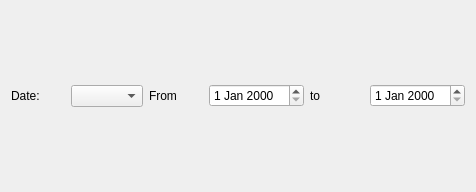
<?xml version="1.0" encoding="UTF-8"?>
<ui version="4.0">
 <class>Frame</class>
 <widget class="QFrame" name="Frame">
  <property name="geometry">
   <rect>
    <x>0</x>
    <y>0</y>
    <width>476</width>
    <height>192</height>
   </rect>
  </property>
  <property name="sizePolicy">
   <sizepolicy hsizetype="Minimum" vsizetype="Minimum">
    <horstretch>0</horstretch>
    <verstretch>0</verstretch>
   </sizepolicy>
  </property>
  <property name="windowTitle">
   <string>Frame</string>
  </property>
  <layout class="QHBoxLayout" name="horizontalLayout">
   <item>
    <widget class="QLabel" name="valueLabel">
     <property name="text">
      <string>Date:</string>
     </property>
    </widget>
   </item>
   <item>
    <widget class="QComboBox" name="dateRangeComboBox"/>
   </item>
   <item>
    <widget class="QLabel" name="label_2">
     <property name="text">
      <string>From</string>
     </property>
    </widget>
   </item>
   <item>
    <widget class="QDateEdit" name="fromDateEdit"/>
   </item>
   <item>
    <widget class="QLabel" name="label_3">
     <property name="text">
      <string>to</string>
     </property>
    </widget>
   </item>
   <item>
    <widget class="QDateEdit" name="toDateEdit"/>
   </item>
  </layout>
 </widget>
 <resources/>
 <connections/>
</ui>
